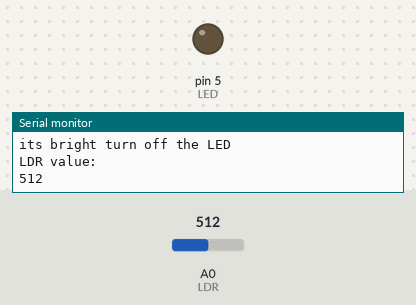
This sketch was run on a simulated Arduino Uno, built with avr-gcc and run on an emulated ATmega328P. On the bench: output pins drawn as LEDs (lit = HIGH), the last lines printed to the serial monitor. Inputs (shaded band) come from the test bench; at power-on: A0 (LDR) = 512.

Above: at 1.2 s.
1.3 s: A0 (LDR) set to 33
2.8 s: A0 (LDR) set to 28
At 3.2 s:
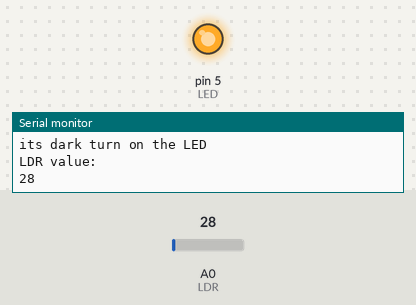
4.3 s: A0 (LDR) set to 122
At 5.6 s:
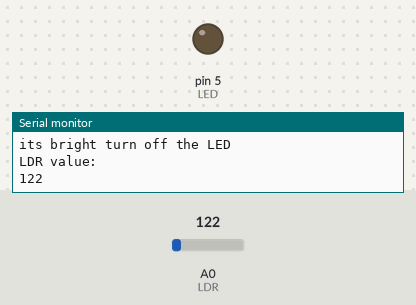
5.9 s: A0 (LDR) set to 20
At 7.2 s:
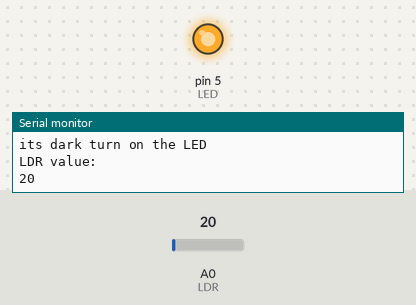
Timing chart, 0 to 8.5 s (numbered marks = the images above; inputs shaded):
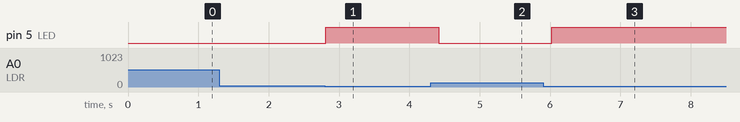

Measured:
- the behaviour switches between 31 and 30 on A0 (LDR) (found by bisection; images 0 and 1)
- after the input at 2.8 s, pin 5 (LED): LOW → HIGH at once
- after the input at 4.3 s, pin 5 (LED): HIGH → LOW after 0.12 s
- after the input at 5.9 s, pin 5 (LED): LOW → HIGH after 0.12 s

The sketch:

14_Automatic_Bed_Light.ino
```cpp
/*****************************************************
Project Title: Automatic_Bed_Light
Organisation: Soham Academy Of Human Excellence
Website: https://ria.sohamacademy.org/
*******************************************************/

#define LDR A0 //Light dependent resisotr (LDR) connected to analog pin A2
#define LED 5 //LED connected to digital pin 5
int LDR_value; //variable to store result value read by LDR

void setup()
{
Serial.begin(9600); //intialize the serial port for communicaion
pinMode(LED, OUTPUT); // set LED as output
pinMode(LDR, INPUT); //set light dependent resistor as input
}

void loop()
{
 LDR_value=analogRead(LDR); //read the data from analog pin A2 and store in LDR_value
 Serial.print("LDR value is: ");
 Serial.println(LDR_value);
if (LDR_value <= 30) //if LDR_value value is less than or equal to 300 that means its dark outside so LED should be turn on
{
   digitalWrite(LED, HIGH);//turn on the LED
  Serial.println("its dark turn on the LED");// display "its dark turn on the LED" on serial monitor and set the cursor to the new line
  Serial.println("LDR value:"); //display "LDR value:" on serial monitor and set the cursor to the new line
  Serial.println(LDR_value); // print the value of sensor
 delay(200);
}
else //if LDR_value value is greater than 300 that means its bright outside so LED should be turn off
{
    digitalWrite(LED, LOW); //turn off the LED
    Serial.println("its bright turn off the LED"); // display "its bright turn off the LED" on serial monitor and set the cursor to the new line
    Serial.println("LDR value:"); //display "LDR value:" on serial monitor and set the cursor to the new line
    Serial.println(LDR_value); // print the value of sensor
}
delay(200);
}
```
